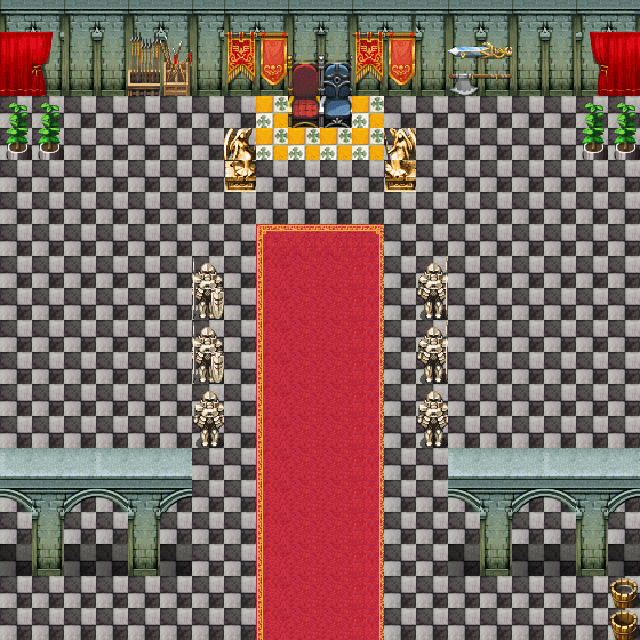

Below is a game level as drawn by its tile map, then a one-line description and the .tmx that defines it (tile-layer data replaced by summaries):
An orthogonal 20x20 tile map with 32x32 px tiles, 1 tile layer (base).

<map version="1.0" orientation="orthogonal" width="20" height="20" tilewidth="32" tileheight="32">
 <tileset firstgid="1" name="castle" tilewidth="32" tileheight="32" spacing="3" margin="2">
  <image source="gfx/castle.png" width="561" height="561" />
 </tileset>
 <layer name="base" width="20" height="20">
  <data>[400 cells, 400 non-empty, 64 distinct tile ids]</data>
 </layer>
</map>